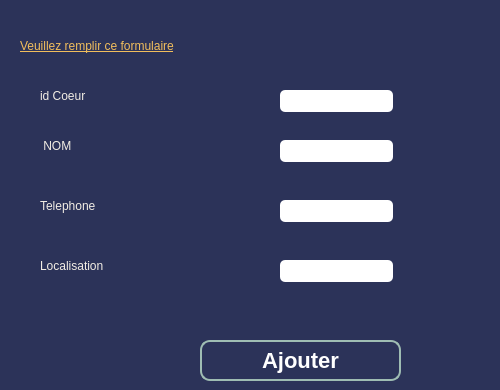
      <widget class="QWidget" name="tab_9">
       <property name="styleSheet">
        <string notr="true">background-color: rgb(44, 51, 89);
border-radius: 10px;
</string>
       </property>
       <attribute name="title">
        <string>Ajouter</string>
       </attribute>
       <widget class="QLineEdit" name="le_nom_rc">
        <property name="geometry">
         <rect>
          <x>280</x>
          <y>140</y>
          <width>113</width>
          <height>22</height>
         </rect>
        </property>
        <property name="styleSheet">
         <string notr="true">QLineEdit{
    background-color: white;
    box-shadow: 2px 0.5px 5px 1px inset black;
    border-radius: 5px;
    width: 70%;
    padding-right: 10px;
    padding-left: 10px;
    text-align: left;
    color: #000;
    font-size:inherit;
    font-family: Arial, Helvetica, sans-serif;  
    font-weight:normal;
    font-variant:normal;
}
QLineEdit::hover{  color: black ;
background-color:orange;}
QLineEdit::focus{  color: black ;
background-color:white;}</string>
        </property>
        <property name="text">
         <string/>
        </property>
       </widget>
       <widget class="QLabel" name="label_26">
        <property name="geometry">
         <rect>
          <x>40</x>
          <y>190</y>
          <width>191</width>
          <height>31</height>
         </rect>
        </property>
        <property name="styleSheet">
         <string notr="true">font:  75 24pt &quot;Times New Roman&quot;;
color: rgb(242, 237, 228);</string>
        </property>
        <property name="text">
         <string>Telephone</string>
        </property>
       </widget>
       <widget class="QLabel" name="label_27">
        <property name="geometry">
         <rect>
          <x>40</x>
          <y>80</y>
          <width>181</width>
          <height>31</height>
         </rect>
        </property>
        <property name="styleSheet">
         <string notr="true">font:  75 24pt &quot;Times New Roman&quot;;
color: rgb(242, 237, 228);</string>
        </property>
        <property name="text">
         <string>id Coeur</string>
        </property>
       </widget>
       <widget class="QLineEdit" name="le_loc_rc">
        <property name="geometry">
         <rect>
          <x>280</x>
          <y>260</y>
          <width>113</width>
          <height>22</height>
         </rect>
        </property>
        <property name="styleSheet">
         <string notr="true">QLineEdit{
    background-color: white;
    box-shadow: 2px 0.5px 5px 1px inset black;
    border-radius: 5px;
    width: 70%;
    padding-right: 10px;
    padding-left: 10px;
    text-align: left;
    color: #000;
    font-size:inherit;
    font-family: Arial, Helvetica, sans-serif;  
    font-weight:normal;
    font-variant:normal;
}
QLineEdit::hover{  color: black ;
background-color:orange;}
QLineEdit::focus{  color: black ;
background-color:white;}</string>
        </property>
        <property name="text">
         <string/>
        </property>
       </widget>
       <widget class="QLineEdit" name="le_id_rc">
        <property name="geometry">
         <rect>
          <x>280</x>
          <y>90</y>
          <width>113</width>
          <height>22</height>
         </rect>
        </property>
        <property name="styleSheet">
         <string notr="true">QLineEdit{
    background-color: white;
    box-shadow: 2px 0.5px 5px 1px inset black;
    border-radius: 5px;
    width: 70%;
    padding-right: 10px;
    padding-left: 10px;
    text-align: left;
    color: #000;
    font-size:inherit;
    font-family: Arial, Helvetica, sans-serif;  
    font-weight:normal;
    font-variant:normal;
}
QLineEdit::hover{  color: black ;
background-color:orange;}
QLineEdit::focus{  color: black ;
background-color:white;}</string>
        </property>
        <property name="text">
         <string/>
        </property>
       </widget>
       <widget class="QLabel" name="label_28">
        <property name="geometry">
         <rect>
          <x>40</x>
          <y>120</y>
          <width>211</width>
          <height>51</height>
         </rect>
        </property>
        <property name="styleSheet">
         <string notr="true">font:  75 24pt &quot;Times New Roman&quot;;
color: rgb(242, 237, 228);</string>
        </property>
        <property name="text">
         <string> NOM</string>
        </property>
       </widget>
       <widget class="QLabel" name="label_29">
        <property name="geometry">
         <rect>
          <x>40</x>
          <y>250</y>
          <width>191</width>
          <height>31</height>
         </rect>
        </property>
        <property name="styleSheet">
         <string notr="true">font:  75 24pt &quot;Times New Roman&quot;;
color: rgb(242, 237, 228);</string>
        </property>
        <property name="text">
         <string>Localisation</string>
        </property>
       </widget>
       <widget class="QLineEdit" name="le_tel_rc">
        <property name="geometry">
         <rect>
          <x>280</x>
          <y>200</y>
          <width>113</width>
          <height>22</height>
         </rect>
        </property>
        <property name="styleSheet">
         <string notr="true">QLineEdit{
    background-color: white;
    box-shadow: 2px 0.5px 5px 1px inset black;
    border-radius: 5px;
    width: 70%;
    padding-right: 10px;
    padding-left: 10px;
    text-align: left;
    color: #000;
    font-size:inherit;
    font-family: Arial, Helvetica, sans-serif;  
    font-weight:normal;
    font-variant:normal;
}
QLineEdit::hover{  color: black ;
background-color:orange;}
QLineEdit::focus{  color: black ;
background-color:white;}</string>
        </property>
        <property name="text">
         <string/>
        </property>
       </widget>
       <widget class="QPushButton" name="pushButton_ajouter_rc">
        <property name="geometry">
         <rect>
          <x>200</x>
          <y>340</y>
          <width>201</width>
          <height>41</height>
         </rect>
        </property>
        <property name="styleSheet">
         <string notr="true">/*-----QPushButton-----*/
QPushButton
{
	background-color: qlineargradient(spread:pad, x1:0, y1:0.511, x2:1, y2:0.511, stop:0 
#92bf91
,stop:0.995192 rgba(0,0,0,0));



	color: #ffffff;
	font-size: 22px;
	font-weight: bold;
	border: 2px solid #9fbdb3;
	border-radius:10px;
	padding: 5px;
	

}

QPushButton::hover
{
background-color: qlineargradient(spread:pad, x1:0, y1:0.511, x2:1, y2:0.511, stop:0 rgba(0, 180, 150, 220),stop:1 rgba(50, 220, 200, 220));

	color: #2C3359; 

}
QPushButton::pressed
{background-color: qlineargradient(stop:0 rgba(0, 207, 179, 255),stop:1 rgba(70, 255, 230, 255));

	color: #2C3359; 

}</string>
        </property>
        <property name="text">
         <string>Ajouter</string>
        </property>
       </widget>
       <widget class="QLabel" name="label_50">
        <property name="geometry">
         <rect>
          <x>20</x>
          <y>30</y>
          <width>471</width>
          <height>31</height>
         </rect>
        </property>
        <property name="styleSheet">
         <string notr="true">font:  75 24pt &quot;Times New Roman&quot;;
font: 11pt &quot;MS Shell Dlg 2&quot;;
font: 14pt &quot;MS Shell Dlg 2&quot;;
color: rgb(242, 190, 92);
text-decoration: underline;</string>
        </property>
        <property name="text">
         <string>Veuillez remplir ce formulaire</string>
        </property>
       </widget>
      </widget>
